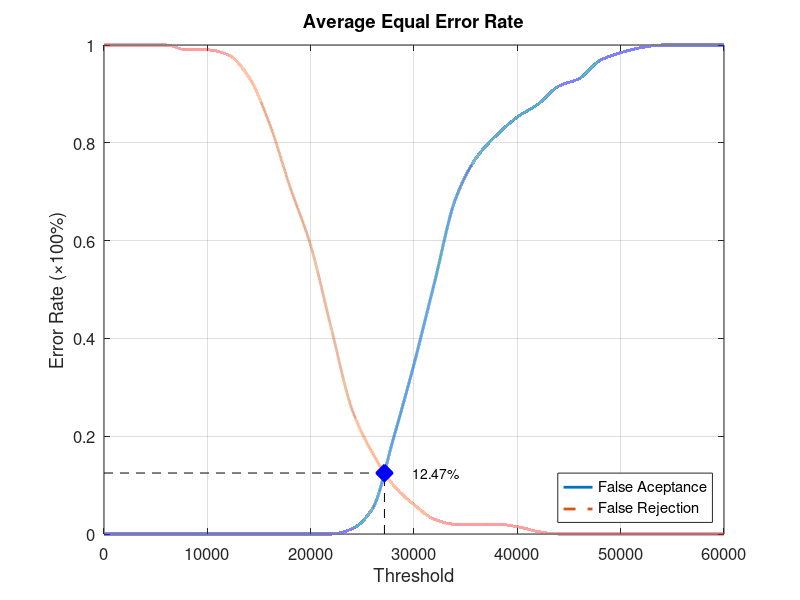
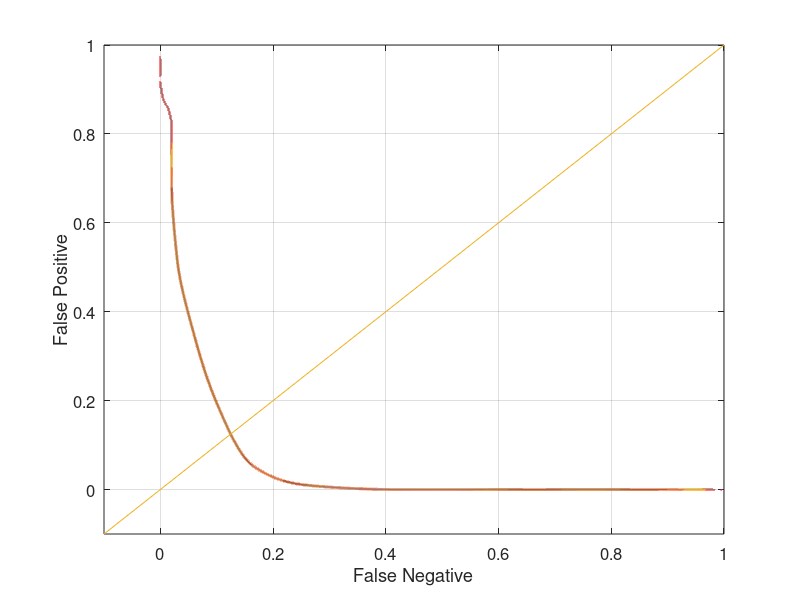

MATLAB code for these plots, in order:
function yEER = Database3_2
close all;
clear;
clc;
x = 0:2000:60000;
xq = 0:0.5:60000;

y0 = [0 0 0 0 0 0 0 0 0 0 0 0 0.0105263 0.0526316 0.194737 0.347368 0.515789 0.684211 0.768421 0.815789 0.852632 0.878947 0.915789 0.931579 0.968421 0.984211 0.994737 1 1 1 1];
yy0 = interp1(x, y0, xq, 'pchip');
y1 = [1 1 1 1 0.99 0.99 0.98 0.935 0.84 0.71 0.59 0.42 0.255 0.165 0.1 0.06 0.03 0.02 0.02 0.02 0.015 0.005 0 0 0 0 0 0 0 0 0];
yy1 = interp1(x, y1, xq, 'pchip');

% Calculating EER: 
y2 = abs(y0 - y1);
find(y2 == min(y2))
yy2 = abs(yy0 - yy1);
xEER = find(yy2 == min(yy2));
xEERIndex = xq(xEER) % X-axis EER
yEER = yy0(xEER) % Y-axis EER

main = figure
plot(xq, yy0,'-','LineWidth', 2);	hold on
plot(xq, yy1,'--','LineWidth', 2);	hold on
plot([xEERIndex xEERIndex], [0 yEER], 'k--');	hold on
plot([0 xEERIndex], [yEER yEER], 'k--');	hold on
plot(xEERIndex, yEER, 'bx', 'LineWidth', 10);	hold on
text(xEERIndex + 10 * xEERIndex / 100, yEER, [num2str(round((10000 * yEER)) / 100) '%'])
legend('False Aceptance', 'False Rejection', 'Location', 'SouthEast')
xlabel('Threshold')
ylabel('Error Rate (\times100%)')
title('Average Equal Error Rate')
set(gca, 'FontSize', 12)
axis([0 60000 0 1])
grid on

print(main, 'Database3_2Main', '-dpng');
FNRxFPR = figure('Color', [1 1 1]);
plot(yy1, yy0, '-', yy1, yy0, 'LineWidth', 2);
hold on
y = -0.1:0.1:1
plot(y, y); 
set(gca, 'FontSize', 12)
xlabel('False Negative')
ylabel('False Positive')
axis([-0.1 1 -0.1 1])
set(gca, 'FontSize', 12)
grid on

print(FNRxFPR, 'Database3_2FNRxFPR','-dpng');
end
